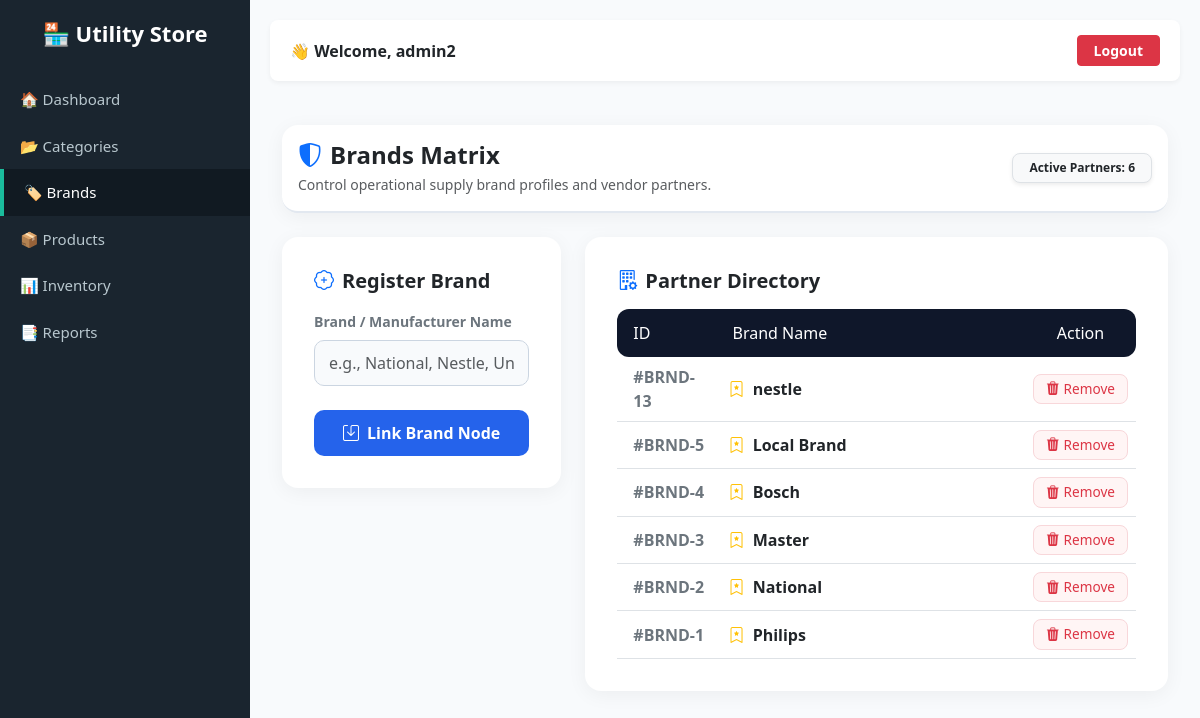
The page /brands.php (signed in) on the database its author committed.
### tables this page shows
CREATE TABLE `brands` (
  `brand_id` int(11) NOT NULL,
  `brand_name` varchar(100) DEFAULT NULL
);

### brands.php (the view, shortened to what this page needs)
<?php
require_once "../config/database.php";
try {
    $brands = $conn->query("SELECT * FROM Brands ORDER BY brand_id DESC")->fetchAll(PDO::FETCH_ASSOC);
} catch (PDOException $e) {
    $brands = [];
}
include "../includes/header.php";
?>
<link href="https://cdn.jsdelivr.net/npm/bootstrap@5.3.3/dist/css/bootstrap.min.css" rel="stylesheet">
<link href="https://cdn.jsdelivr.net/npm/bootstrap-icons@1.11.3/font/bootstrap-icons.min.css" rel="stylesheet">
<div class="container-fluid py-4">
    <div class="card custom-card matrix-header p-3 mb-4">
        <div class="d-flex justify-content-between align-items-center flex-wrap gap-3">
            <div>
                <h4 class="fw-bold text-dark mb-1"><i class="bi bi-shield-shaded text-primary me-2"></i>Brands Matrix</h4>
                <p class="text-muted small mb-0">Control operational supply brand profiles and vendor partners.</p>
            </div>
            <span class="badge bg-light text-dark border px-3 py-2 rounded-3 fw-semibold shadow-sm">
                Active Partners: <?= count($brands) ?>
            </span>
        </div>
    </div>
    <div class="row g-4">
        <div class="col-xl-4">
            <div class="card custom-card p-3">
                <div class="card-body">
                    <h5 class="fw-bold text-dark mb-3"><i class="bi bi-patch-plus text-primary me-2"></i>Register Brand</h5>
                    <form action="" method="POST">
                        <div class="mb-4">
                            <label class="form-label small fw-semibold text-secondary">Brand / Manufacturer Name</label>
                            <input type="text" name="brand_name" class="form-control" placeholder="e.g., National, Nestle, Unilever" required>
                        </div>
                        <button type="submit" name="add_brand" class="btn btn-matrix w-100">
                            <i class="bi bi-save me-2"></i>Link Brand Node
                        </button>
                    </form>
                </div>
            </div>
        </div>
        <div class="col-xl-8">
            <div class="card custom-card p-3">
                <div class="card-body">
                    <h5 class="fw-bold text-dark mb-3"><i class="bi bi-building-gear text-primary me-2"></i>Partner Directory</h5>
                    <div class="table-responsive">
                        <table class="table table-hover align-middle mb-0">
                            <thead>
                                <tr>
                                    <th class="ps-3" style="border-top-left-radius: 12px; border-bottom-left-radius: 12px; width: 20%;">ID</th>
                                    <th style="width: 60%;">Brand Name</th>
                                    <th class="text-center" style="border-top-right-radius: 12px; border-bottom-right-radius: 12px; width: 20%;">Action</th>
                                </tr>
                            </thead>
                            <tbody>
                                <?php if (count($brands) > 0): ?>
                                    <?php foreach ($brands as $row): ?>
                                        <tr>
                                            <td class="fw-semibold text-secondary ps-3">#BRND-<?= $row['brand_id'] ?></td>
                                            <td class="fw-bold text-dark"><i class="bi bi-bookmark-star text-warning me-1"></i> <?= htmlspecialchars($row['brand_name']) ?></td>
                                            <td class="text-center">
                                                <a href="?delete=<?= $row['brand_id'] ?>"
                                                   class="btn btn-remove d-inline-flex align-items-center gap-1 text-decoration-none"
                                                   onclick="return confirm('Are you sure you want to delete this brand partner?');">
                                                     <i class="bi bi-trash3-fill"></i> Remove
                                                </a>
                                            </td>
                                        </tr>
                                    <?php endforeach; ?>
                                <?php endif; ?>
                            </tbody>
                        </table>
                    </div>
                </div>
            </div>
        </div>
    </div>
</div>
<?php include "../includes/footer.php"; ?>

### header.php (style rules this page uses)
body { display: flex; background-color: #f8f9fa; margin: 0; min-height: 100vh; }

### brands.php (style rules this page uses)
body { background-color: #f8fafc; font-family: 'Segoe UI', system-ui, sans-serif; overflow-x: hidden; }
.custom-card { border: none; border-radius: 16px; box-shadow: 0 4px 20px rgba(0, 0, 0, 0.05); background: #ffffff; }
.matrix-header { background: #ffffff; border-bottom: 2px solid #e2e8f0; }
.form-control { border: 1px solid #cbd5e1; border-radius: 10px; padding: 10px 14px; background-color: #f8fafc; }
.btn-matrix { background: #2563eb; border: none; border-radius: 10px; padding: 11px; font-weight: 600; color: white; }
.table th { background-color: #0f172a !important; color: white; font-weight: 500; border: none; padding: 12px; }
.btn-remove { color: #dc3545; border: 1px solid #f8d7da; background: #fff5f5; border-radius: 8px; padding: 4px 12px; font-size: 0.85rem; transition: all 0.2s ease; }

### rows shown on the page
brands: brand_id "13", brand_name "nestle"
brands: brand_id "5", brand_name "Local Brand"
brands: brand_id "4", brand_name "Bosch"
brands: brand_id "3", brand_name "Master"
brands: brand_id "2", brand_name "National"
brands: brand_id "1", brand_name "Philips"

### other values the page prints
$_SESSION['username'] "admin2"
count($brands) "6"
